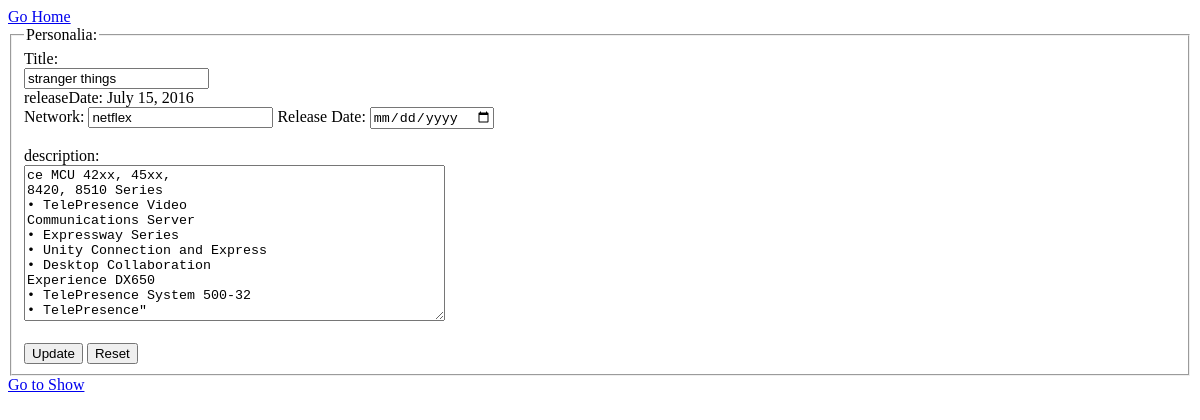
The app's page /edit/4 with its own data.
### appShows/models.py (models this page shows)
class Show(models.Model):
    title = models.CharField(max_length=255)
    network = models.CharField(max_length=255)
    releaseDate = models.DateField()
    description = models.TextField()
    createdAt = models.DateTimeField(auto_now_add=True)
    updatedAt = models.DateTimeField(auto_now=True)
    objects=ShowManager()

### appShows/views.py (the view)
# urls.py: path('edit/<int:showId>', views.editShow),
def editShow(request,showId):
    context={
        'thisShow' : Show.objects.get(id=showId)
    }
    return render(request,'showsEdit.html', context)

### appShows/templates/showsEdit.html (shortened to what this page needs)
<!DOCTYPE html>
<html lang="en">
<head>
    {% load static %}
	<link rel="stylesheet" href="{% static 'css/style.css' %}">
</head>
<body>
    <a href="/">Go Home</a>
    <form action="/updateShow/{{ thisShow.id }}" method="POST">
        <fieldset>
            <legend>Personalia:</legend>
            <label for="thisID">Title:</label><br>
            <input type="text" id="thisID" name="titleField" value="{{thisShow.title}}" autofocus required><br>
            releaseDate: {{thisShow.releaseDate}}
            <br>
            <label for="netID">Network:</label>
            <input type="text" id="netID" name="networkField" value="{{thisShow.network}}" required>
            <label for="releaseDate">Release Date:</label>
            <input type="date" id="releaseDate" name="releaseDateField" value="{{thisShow.releaseDate}}"><br><br>
            <label for="descID">description:</label><br>
            <textarea name="descriptionField" rows="10" cols="50" id="descID">{{thisShow.description}}"</textarea><br><br>
            <input type="submit" value="Update">
            <input type="reset" value="Reset">
        </fieldset>
    </form>
    <a href="/shows/{{ thisShow.id }}">Go to Show</a>
</body>
</html>

### records on screen
Show: titleField "stranger things", releaseDate "July 15, 2016", networkField "netflex", descriptionField "ce MCU 42xx, 45xx, 8420, 8510 Series • TelePresence Video Communications Server • Expressway Series • Unity Connection and Express • Desktop Collaboration Experience DX650 • TelePresence System 500-32 • TelePresence\""
